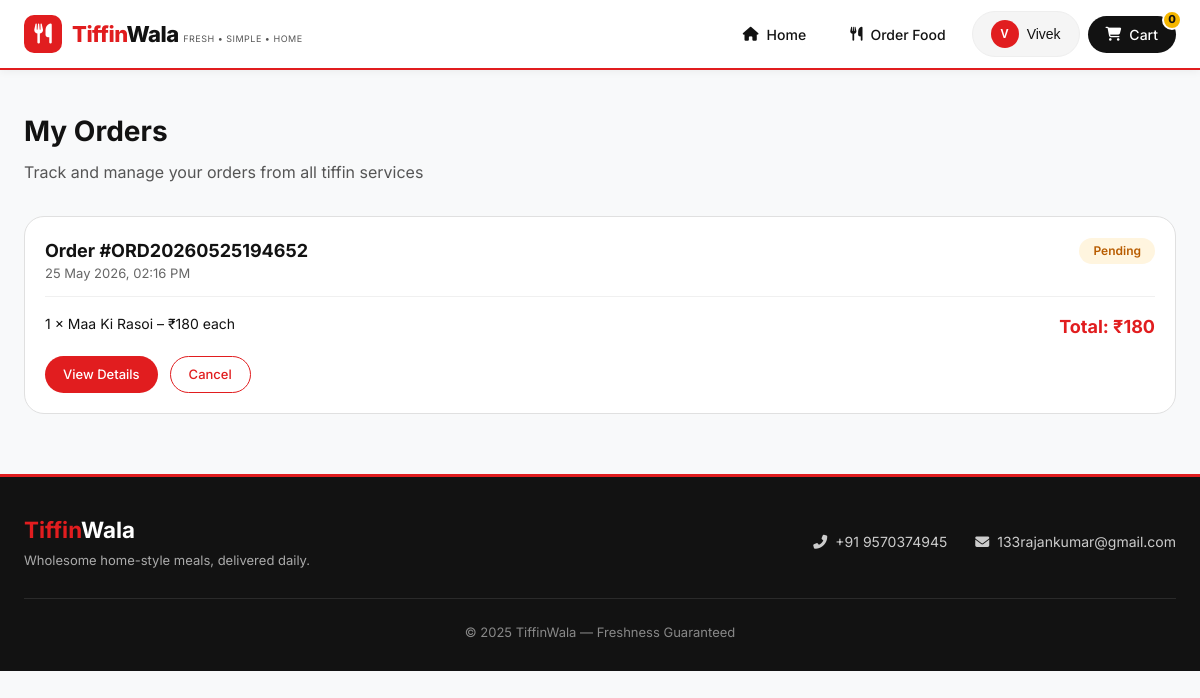
/orders (signed in), run on the app's committed database.
### models.py (models this page shows, shortened)
class User(UserMixin, db.Model):
    __tablename__ = 'users'
    id = db.Column(db.Integer, primary_key=True)
    username = db.Column(db.String(80), unique=True, nullable=False)
    email = db.Column(db.String(120), unique=True, nullable=False)
    phone = db.Column(db.String(20))
    address = db.Column(db.Text)
    password_hash = db.Column(db.String(200), nullable=False)
    created_at = db.Column(db.DateTime, default=datetime.utcnow)
    updated_at = db.Column(db.DateTime, default=datetime.utcnow, onupdate=datetime.utcnow)
    is_active = db.Column(db.Boolean, default=True)
    bio = db.Column(db.Text)
    avatar_url = db.Column(db.String(500))
    location = db.Column(db.String(200))
    is_seller = db.Column(db.Boolean, default=False)
    seller_request = db.Column(db.String(20), default=None)  # 'pending', 'approved', 'rejected' (approved = is_seller=True)
    is_admin = db.Column(db.Boolean, default=False)          # <-- NEW FIELD for admin panel
    followers_count = db.Column(db.Integer, default=0)
    following_count = db.Column(db.Integer, default=0)
    posts_count = db.Column(db.Integer, default=0)
    orders = db.relationship('Order', backref='customer', lazy=True)
    cart = db.relationship('Cart', backref='user', uselist=False, lazy=True)
    reviews = db.relationship('Review', backref='author', lazy=True)
    subscriptions = db.relationship('Subscription', backref='subscriber', lazy=True)
    food_posts = db.relationship('FoodPost', back_populates='user', lazy=True, cascade='all, delete-orphan')
    sent_messages = db.relationship('Message',
                                   foreign_keys='Message.sender_id',
                                   back_populates='sender',
                                   lazy=True)
    received_messages = db.relationship('Message',
                                       foreign_keys='Message.receiver_id',
                                       back_populates='receiver',
                                       lazy=True)
    customer_orders = db.relationship('FoodOrder',
                                     foreign_keys='FoodOrder.customer_id',
                                     back_populates='customer',
                                     lazy=True)
    seller_orders = db.relationship('FoodOrder',
                                   foreign_keys='FoodOrder.seller_id',
                                   back_populates='seller',
                                   lazy=True)
    post_likes = db.relationship('PostLike',
                                back_populates='user',
                                lazy=True,
                                cascade='all, delete-orphan')
    post_comments = db.relationship('Comment',
                                   back_populates='user',
                                   lazy=True,
                                   cascade='all, delete-orphan')
    following_relationships = db.relationship('Follower',
                                             foreign_keys='Follower.follower_id',
                                             back_populates='follower',
                                             lazy='dynamic',
                                             cascade='all, delete-orphan')
    follower_relationships = db.relationship('Follower',
                                            foreign_keys='Follower.followed_id',
                                            back_populates='followed',
                                            lazy='dynamic',
                                            cascade='all, delete-orphan')
    notifications = db.relationship('Notification', backref='user', lazy=True)

class Order(db.Model):
    __tablename__ = 'orders'
    id = db.Column(db.Integer, primary_key=True)
    order_number = db.Column(db.String(50), unique=True, nullable=False)
    user_id = db.Column(db.Integer, db.ForeignKey('users.id'), nullable=False)
    total_amount = db.Column(db.Float, nullable=False)
    delivery_address = db.Column(db.Text, nullable=False)
    delivery_instructions = db.Column(db.Text)
    payment_method = db.Column(db.String(50))
    status = db.Column(db.String(50), default='pending')
    created_at = db.Column(db.DateTime, default=datetime.utcnow)
    updated_at = db.Column(db.DateTime, default=datetime.utcnow, onupdate=datetime.utcnow)
    items = db.relationship('OrderItem', backref='order', lazy=True, cascade='all, delete-orphan')
    payment = db.relationship('Payment', backref='order', uselist=False, lazy=True)

class OrderItem(db.Model):
    __tablename__ = 'order_items'
    id = db.Column(db.Integer, primary_key=True)
    order_id = db.Column(db.Integer, db.ForeignKey('orders.id'), nullable=False)
    tiffin_id = db.Column(db.Integer, db.ForeignKey('tiffin_services.id'), nullable=False)
    quantity = db.Column(db.Integer, nullable=False, default=1)
    price = db.Column(db.Float, nullable=False)
    subtotal = db.Column(db.Float, nullable=False)

class TiffinService(db.Model):
    __tablename__ = 'tiffin_services'
    id = db.Column(db.Integer, primary_key=True)
    name = db.Column(db.String(100), nullable=False)
    description = db.Column(db.Text, nullable=False)
    price = db.Column(db.Float, nullable=False)
    category_id = db.Column(db.Integer, db.ForeignKey('categories.id'), nullable=False)
    image_url = db.Column(db.String(500))
    rating = db.Column(db.Float, default=0.0)
    total_reviews = db.Column(db.Integer, default=0)
    delivery_time = db.Column(db.String(100))
    min_order_days = db.Column(db.Integer, default=1)
    is_veg = db.Column(db.Boolean, default=True)
    is_available = db.Column(db.Boolean, default=True)
    address = db.Column(db.String(200))
    phone = db.Column(db.String(20))
    email = db.Column(db.String(120))
    opening_time = db.Column(db.String(5))
    closing_time = db.Column(db.String(5))
    created_at = db.Column(db.DateTime, default=datetime.utcnow)
    sample_menu = db.Column(db.JSON)
    order_items = db.relationship('OrderItem', backref='tiffin', lazy=True)
    cart_items = db.relationship('CartItem', backref='tiffin', lazy=True)
    reviews = db.relationship('Review', backref='tiffin_service', lazy=True)
    subscriptions = db.relationship('Subscription', backref='tiffin_service', lazy=True)

### app.py (the view)
@app.route('/orders')
@login_required
def orders():
    page = request.args.get('page', 1, type=int)
    status_filter = request.args.get('status', '')
    sort_by = request.args.get('sort', 'newest')
    query = Order.query.filter_by(user_id=current_user.id)
    if status_filter:
        query = query.filter_by(status=status_filter)
    if sort_by == 'newest':
        query = query.order_by(Order.created_at.desc())
    elif sort_by == 'oldest':
        query = query.order_by(Order.created_at.asc())
    elif sort_by == 'highest':
        query = query.order_by(Order.total_amount.desc())
    elif sort_by == 'lowest':
        query = query.order_by(Order.total_amount.asc())
    orders = query.paginate(page=page, per_page=10, error_out=False)
    seller_orders = []
    if current_user.is_seller:
        seller_orders = FoodOrder.query.filter_by(seller_id=current_user.id).order_by(FoodOrder.created_at.desc()).all()
    return render_template('orders.html', orders=orders, seller_orders=seller_orders)

### app.py (called while the page is built)
@login_manager.user_loader
def load_user(user_id):
    return db.session.get(User, int(user_id))

@app.context_processor
def utility_processor():
    return dict(now=datetime.now)

### templates/orders.html (shortened to what this page needs)
<!DOCTYPE html>
<html lang="en">
<head>
    <link rel="stylesheet" href="https://cdnjs.cloudflare.com/ajax/libs/font-awesome/6.4.0/css/all.min.css">
</head>
<body>
<nav class="navbar">
    <div class="nav-container">
        <a href="{{ url_for('index') }}" class="logo">
            <div class="logo-icon"><i class="fas fa-utensils"></i></div>
            <div class="logo-text">
                <span class="brand"><span>Tiffin</span>Wala</span>
                <span class="tagline">FRESH • SIMPLE • HOME</span>
            </div>
        </a>
        <ul class="nav-menu" id="navMenu">
            <li><a href="{{ url_for('index') }}" class="nav-link"><i class="fas fa-home"></i><span>Home</span></a></li>
            <li><a href="{{ url_for('tiffins') }}" class="nav-link"><i class="fas fa-utensils"></i><span>Order Food</span></a></li>
            <li id="userMenu">
                {% if current_user.is_authenticated %}
                <div class="dropdown">
                    <button class="nav-link user-nav-link dropdown-toggle" onclick="toggleUserDropdown(event)">
                        <div style="display: flex; align-items: center; gap: 8px;">
                            <div style="width: 28px; height: 28px; background: var(--red); border-radius: 50%; display: flex; align-items: center; justify-content: center; color: white; font-weight: bold; font-size: 12px;">{{ current_user.username[0]|upper }}</div>
                            <span class="user-text">{{ current_user.username.split(' ')[0] }}</span>
                        </div>
                    </button>
                </div>
                {% else %}
                <a href="{{ url_for('login') }}" class="nav-link user-nav-link"><i class="fas fa-user"></i><span class="user-text">Login</span></a>
                {% endif %}
            </li>
            <li>
                <a href="{{ url_for('cart') }}" class="nav-link cart-nav-link"><i class="fas fa-shopping-cart"></i><span class="cart-text">Cart</span><span class="cart-count" id="cartCount">0</span></a>
            </li>
        </ul>
    </div>
</nav>
<div class="orders-page">
    <div class="page-header">
        <h1>My Orders</h1>
        <p>Track and manage your orders from all tiffin services</p>
    </div>
    {% if orders.items %}
        <div class="orders-list">
            {% for order in orders.items %}
            <div class="order-card">
                <div class="order-header">
                    <div>
                        <div class="order-number">Order #{{ order.order_number }}</div>
                        <div class="order-date">{{ order.created_at.strftime('%d %b %Y, %I:%M %p') }}</div>
                    </div>
                    <div>
                        <span class="status-badge status-{{ order.status }}">{{ order.status|capitalize }}</span>
                    </div>
                </div>
                <div class="order-details">
                    <div class="order-items">
                        {% for item in order.items %}
                        <p>{{ item.quantity }} × {{ item.tiffin.name }} – ₹{{ "%.0f"|format(item.price) }} each</p>
                        {% endfor %}
                    </div>
                    <div class="order-total">
                        Total: ₹{{ "%.0f"|format(order.total_amount) }}
                    </div>
                </div>
                <div class="order-actions">
                    <a href="{{ url_for('order_detail', order_id=order.id) }}" class="btn btn-primary">View Details</a>
                    {% if order.status == 'pending' %}
                    <a href="{{ url_for('cancel_order_page', order_id=order.id) }}" class="btn btn-danger">Cancel</a>
                    {% endif %}
                </div>
            </div>
            {% endfor %}
        </div>
    {% endif %}
</div>
<footer class="simple-footer">
    <div class="container">
        <div class="footer-inner">
            <div class="footer-brand">
                <h4><span style="color: var(--red);">Tiffin</span>Wala</h4>
                <p>Wholesome home-style meals, delivered daily.</p>
            </div>
            <div class="footer-contact">
                <a href="tel:+919570374945"><i class="fas fa-phone-alt"></i> +91 9570374945</a>
                <a href="mailto:133rajankumar@gmail.com"><i class="fas fa-envelope"></i> 133rajankumar@gmail.com</a>
            </div>
        </div>
        <div class="copyright">
            &copy; 2025 TiffinWala — Freshness Guaranteed
        </div>
    </div>
</footer>
</body>
</html>

### templates/orders.html (style rules this page uses)
* { margin: 0; padding: 0; box-sizing: border-box; }
:root { --red: #E11D1F; --yellow: #F5B700; --white: #FFFFFF; --black: #121212; --light-yellow: #FFF5DF; --shadow: 0 2px 8px rgba(0, 0, 0, 0.05); --transition: all 0.2s ease; }
body { font-family: 'Inter', sans-serif; background: #F8F9FA; color: var(--black); line-height: 1.5; padding-top: 70px; }
.container { max-width: 1280px; margin: 0 auto; padding: 0 24px; }
.navbar { position: fixed; top: 0; left: 0; width: 100%; background: var(--white); border-bottom: 2px solid var(--red); z-index: 1000; height: 70px; display: flex; align-items: center; box-shadow: var(--shadow); }
.nav-container { display: flex; justify-content: space-between; align-items: center; width: 100%; max-width: 1400px; margin: 0 auto; padding: 0 24px; }
.logo { display: flex; align-items: center; gap: 10px; text-decoration: none; }
.logo-icon { background: var(--red); color: var(--white); width: 38px; height: 38px; border-radius: 10px; display: flex; align-items: center; justify-content: center; font-size: 20px; }
.logo-text .brand { font-size: 22px; font-weight: 800; color: var(--black); letter-spacing: -0.5px; }
.logo-text .brand span { color: var(--red); }
.logo-text .tagline { font-size: 9px; color: #555; letter-spacing: 0.5px; }
.nav-menu { display: flex; align-items: center; gap: 8px; list-style: none; }
.nav-link { display: flex; align-items: center; gap: 8px; padding: 8px 18px; font-weight: 500; font-size: 14px; border-radius: 40px; color: var(--black); background: transparent; transition: var(--transition); text-decoration: none; }
.cart-nav-link { background: var(--black); color: var(--white); position: relative; }
.cart-count { position: absolute; top: -6px; right: -6px; background: var(--yellow); color: var(--black); font-weight: 800; font-size: 11px; width: 20px; height: 20px; border-radius: 50%; display: flex; align-items: center; justify-content: center; border: 2px solid var(--white); }
.dropdown { position: relative; }
.user-nav-link { background: #f5f5f5; border: 1px solid #eee; }
.orders-page { max-width: 1200px; margin: 40px auto; padding: 0 24px; }
.page-header { margin-bottom: 32px; }
.page-header h1 { font-size: 28px; font-weight: 700; margin-bottom: 8px; }
.page-header p { color: #555; }
.orders-list { display: flex; flex-direction: column; gap: 20px; margin-bottom: 40px; }
.order-card { background: var(--white); border: 1px solid #e0e0e0; border-radius: 20px; padding: 20px; transition: 0.2s; }
.order-header { display: flex; justify-content: space-between; align-items: flex-start; flex-wrap: wrap; gap: 16px; margin-bottom: 16px; padding-bottom: 12px; border-bottom: 1px solid #f0f0f0; }
.order-number { font-weight: 700; font-size: 18px; }
.order-date { color: #666; font-size: 13px; }
.status-badge { display: inline-block; padding: 4px 14px; border-radius: 30px; font-size: 12px; font-weight: 600; }
.status-pending { background: var(--light-yellow); color: #b85c00; }
.order-details { display: flex; flex-wrap: wrap; gap: 24px; justify-content: space-between; align-items: center; }
.order-items { flex: 2; }
.order-items p { margin-bottom: 6px; font-size: 14px; }
.order-total { font-weight: 700; font-size: 18px; color: var(--red); }
.order-actions { display: flex; gap: 12px; margin-top: 16px; }
.btn { padding: 8px 18px; border-radius: 40px; font-weight: 500; font-size: 13px; text-decoration: none; display: inline-flex; align-items: center; gap: 8px; transition: 0.2s; cursor: pointer; border: none; }
.btn-primary { background: var(--red); color: var(--white); }
.btn-danger { background: transparent; border: 1px solid var(--red); color: var(--red); }
.simple-footer { background: var(--black); color: #e0e0e0; padding: 36px 0 28px; margin-top: 60px; border-top: 3px solid var(--red); }
.footer-inner { display: flex; flex-wrap: wrap; justify-content: space-between; align-items: center; gap: 24px; }
.footer-brand h4 { color: var(--white); font-size: 1.4rem; font-weight: 700; }
.footer-brand p { color: #aaa; font-size: 13px; margin-top: 4px; }
.footer-contact { display: flex; gap: 28px; flex-wrap: wrap; }
.footer-contact a { color: #ccc; text-decoration: none; font-size: 14px; display: inline-flex; align-items: center; gap: 8px; }
.copyright { font-size: 13px; border-top: 1px solid #2a2a2a; margin-top: 28px; padding-top: 24px; text-align: center; color: #888; }

### data on the page
User: username "V", username "Vivek"
Order: order_number "ORD20260525194652", created_at "25 May 2026, 02:16 PM", status "Pending", total_amount "180"
OrderItem: quantity "1", tiffin.name "Maa Ki Rasoi", price "180"
